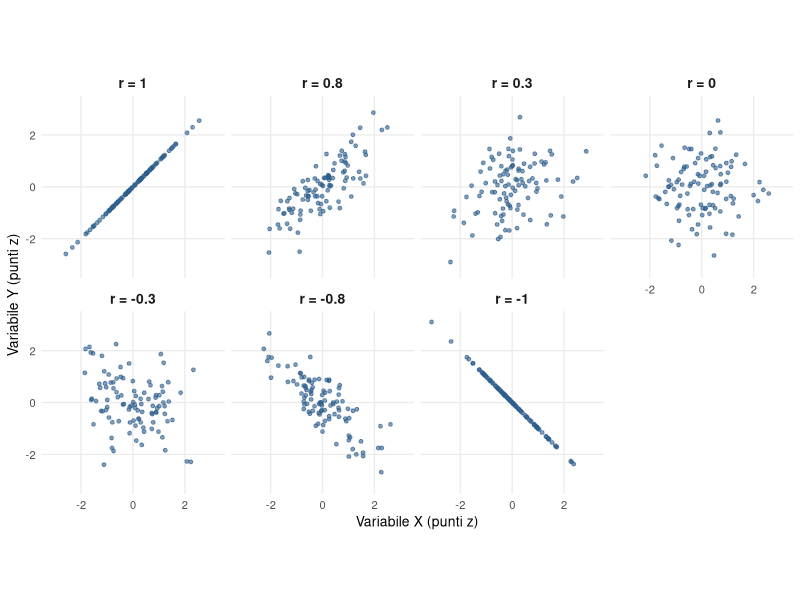

R code for this plot:
## ---- chunk 1
#| label: fig-scatter
#| fig-cap: "Diagrammi di dispersione (scatterplot) di 100 osservazioni simulate per sette valori del coefficiente di correlazione. Correlazioni della stessa forza ma di segno opposto producono nuvole speculari."
#| fig-width: 7.5
#| fig-height: 4.6
#| out-width: "100%"

library(ggplot2)
library(MASS)

set.seed(1)
rs <- c(1, 0.8, 0.3, 0, -0.3, -0.8, -1)
sim <- do.call(rbind, lapply(rs, function(r) {
  if (abs(r) == 1) {
    x <- as.numeric(scale(rnorm(100)))
    d <- data.frame(x = x, y = r * x)
  } else {
    m <- mvrnorm(100, mu = c(0, 0), Sigma = matrix(c(1, r, r, 1), 2), empirical = TRUE)
    d <- data.frame(x = m[, 1], y = m[, 2])
  }
  d$lab <- sprintf("r = %g", r)
  d
}))
sim$lab <- factor(sim$lab, levels = sprintf("r = %g", rs))

ggplot(sim, aes(x, y)) +
  geom_point(size = 1, alpha = 0.6, colour = "#2E5E8C") +
  facet_wrap(~ lab, nrow = 2) +
  coord_equal(xlim = c(-3.2, 3.2), ylim = c(-3.2, 3.2)) +
  labs(x = "Variabile X (punti z)", y = "Variabile Y (punti z)") +
  theme_minimal(base_size = 10) +
  theme(strip.text = element_text(face = "bold", size = 10),
        panel.grid.minor = element_blank())
